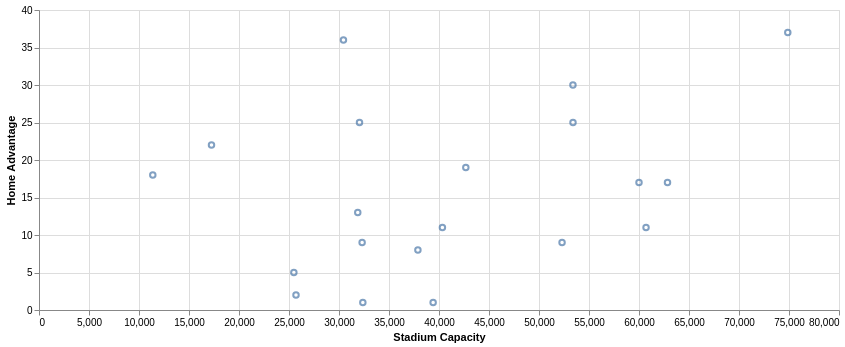

The notebook cell saved with this chart:
### Code cell
# The below then plots a scatter graph using vega altair
stadium_chart = alt.Chart(home_advantage_df).mark_point().encode(
    x=alt.X('stadium_capacity:Q', title='Stadium Capacity'),
    y=alt.Y('home_advantage:Q', title='Home Advantage'),
    tooltip=['team:N', 'stadium_capacity:Q', 'net_home_advantage:Q']
).properties(width=800)

display(stadium_chart)

### Figure 1 — Vega-Lite specification as saved in the notebook (floating-point values rounded to 4 significant figures)
{"config": {"view": {"continuousWidth": 300, "continuousHeight": 300}}, "data": {"name": "data-3d674d50d2359dd375d5188a46749886"}, "mark": {"type": "point"}, "encoding": {"tooltip": [{"field": "team", "type": "nominal"}, {"field": "stadium_capacity", "type": "quantitative"}, {"field": "net_home_advantage", "type": "quantitative"}], "x": {"field": "stadium_capacity", "title": "Stadium Capacity", "type": "quantitative"}, "y": {"field": "home_advantage", "title": "Home Advantage", "type": "quantitative"}}, "width": 800, "$schema": "https://vega.github.io/schema/vega-lite/v5.14.1.json", "datasets": {"data-3d674d50d2359dd375d5188a46749886": [{"team": "Manchester Utd", "home_advantage": 37, "stadium_capacity": 74879}, {"team": "Nott'ham Forest", "home_advantage": 36, "stadium_capacity": 30445}, {"team": "Liverpool", "home_advantage": 30, "stadium_capacity": 53394}, {"team": "Wolves", "home_advantage": 25, "stadium_capacity": 32050}, {"team": "Manchester City", "home_advantage": 25, "stadium_capacity": 53400}, {"team": "Brentford", "home_advantage": 22, "stadium_capacity": 17250}, {"team": "Aston Villa", "home_advantage": 19, "stadium_capacity": 42682}, {"team": "Bournemouth", "home_advantage": 18, "stadium_capacity": 11379}, {"team": "Tottenham", "home_advantage": 17, "stadium_capacity": 62850}, {"team": "West Ham", "home_advantage": 17, "stadium_capacity": 60000}, {"team": "Brighton", "home_advantage": 13, "stadium_capacity": 31876}, {"team": "Arsenal", "home_advantage": 11, "stadium_capacity": 60704}, {"team": "Chelsea", "home_advantage": 11, "stadium_capacity": 40341}, {"team": "Newcastle Utd", "home_advantage": 9, "stadium_capacity": 52305}, {"team": "Leicester City", "home_advantage": 9, "stadium_capacity": 32312}, {"team": "Leeds United", "home_advantage": 8, "stadium_capacity": 37890}, {"team": "Crystal Palace", "home_advantage": 5, "stadium_capacity": 25486}, {"team": "Fulham", "home_advantage": 2, "stadium_capacity": 25700}, {"team": "Southampton", "home_advantage": 1, "stadium_capacity": 32384}, {"team": "Everton", "home_advantage": 1, "stadium_capacity": 39414}]}}
